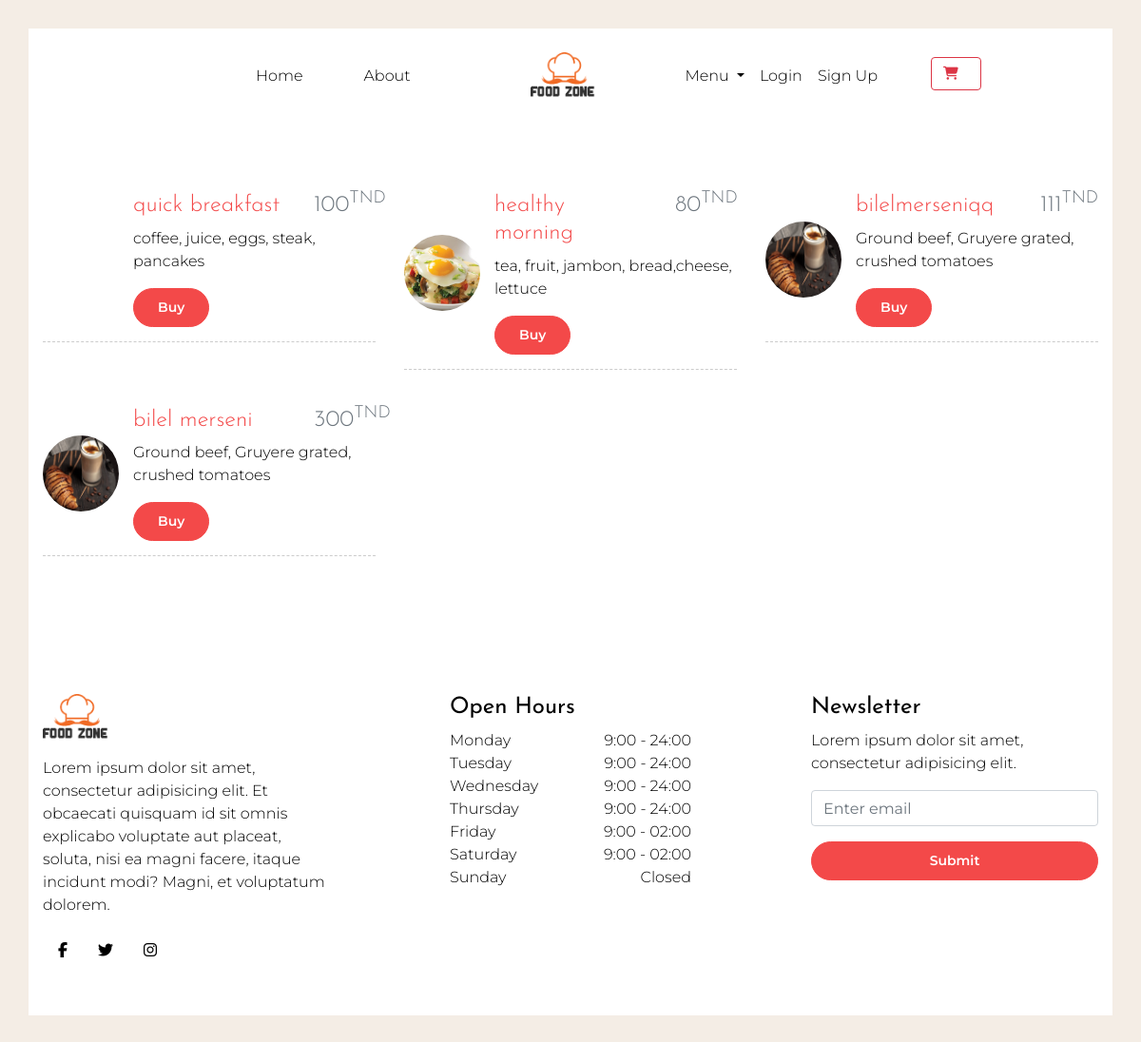
/breakfast.php, run on the app's committed database.
### tables this page shows
CREATE TABLE IF NOT EXISTS `produits` (
  `pid` int(11) NOT NULL AUTO_INCREMENT,
  `name` varchar(120) NOT NULL,
  `description` text NOT NULL,
  `price` int(10) NOT NULL,
  `file` text NOT NULL,
  `type` varchar(20) NOT NULL,
  PRIMARY KEY (`pid`)
);

### breakfast.php (the view, shortened to what this page needs)
<!DOCTYPE html>
<html lang="en">
<?php
$req = 'SELECT * FROM produits WHERE type="dinner" or type = "breakfast"';
$db = new BasesDonnees;
$pr = $db->connectDB();
$result = $pr->prepare($req);
$result->execute();
?>
<head>
    <link rel="stylesheet" href="vendor/bootstrap/bootstrap.min.css">
    <link rel="stylesheet" href="vendor/select2/select2.min.css">
    <link rel="stylesheet" href="vendor/owlcarousel/owl.carousel.min.css">
    <link rel="stylesheet" href="https://cdn.rawgit.com/noelboss/featherlight/1.7.13/release/featherlight.min.css">
    <link rel="stylesheet"
        href="https://cdnjs.cloudflare.com/ajax/libs/tempusdominus-bootstrap-4/5.0.1/css/tempusdominus-bootstrap-4.min.css">
    <link rel="stylesheet" href="https://cdnjs.cloudflare.com/ajax/libs/font-awesome/5.8.1/css/brands.css">
    <link rel="stylesheet" href="https://cdn.linearicons.com/free/1.0.0/icon-font.min.css">
    <link rel="stylesheet" href="https://use.fontawesome.com/releases/v5.8.1/css/all.css"
>
    <link rel="stylesheet" href="css/style.css">
</head>
<body id="Index" data-spy="scroll" data-target="#navbar" class="static-layout">
    <div class="boxed-page">
        <nav id="navbar-header" class="navbar navbar-expand-lg">
            <div class="container">
                <div class="collapse navbar-collapse justify-content-between" id="navbarSupportedContent">
                    <ul class="navbar-nav d-flex justify-content-between">
                        <li class="nav-item only-desktop">
                            <a class="nav-link" id="side-nav-open" href="#"></a>
                        </li>
                        <div class="d-flex flex-lg-row flex-column">
                            <li class="nav-item active mr-5">
                                <a class="nav-link" href="index.php">Home <span class="sr-only">(current)</span></a>
                            </li>
                            <li class="nav-item mr-5">
                                <a class="nav-link" href="index.php#about">About</a>
                            </li>
                        </div>
                    </ul>
                    <a class="navbar-brand navbar-brand-center d-flex align-items-center only-desktop" href="index.php">
                        <img src="img/logo.png" alt="">
                    </a>
                    <ul class="navbar-nav d-flex justify-content-between">
                        <div class="d-flex flex-lg-row flex-column">
                            <li class="nav-item dropdown">
                                <a class="nav-link dropdown-toggle" href="#" id="navbarDropdown" role="button"
                                    data-toggle="dropdown" aria-haspopup="true" aria-expanded="false">
                                    Menu
                                </a>
                            </li>
                            <?php
                            if(isset($_SESSION['name'])){
                            ?>
                            <li class="nav-item">
                            <img src="client/<?php echo $_SESSION['img']; ?>"  style="width:40px; height:40px; border-radius:50%;">
                            </li>
                            <li class="nav-item">
                                <a href="client/profil.php" class="nav-link"><?php echo $_SESSION['name']; ?></a>
                            </li>
                            <li class="nav-item dropdown">
                                <a class="nav-link" href="client/logout.php?logout">Logout</a>
                            </li>
                            <li class="nav-item ml-5">
                            <style>
                                .btn-outline-danger:hover {
                                    color:white !important;
                                }
                            </style>
                                <a href="listepanier.php" class="btn btn-outline-danger">
                                    <i class="fa fa-shopping-cart" style="opacity:1"></i>
                                    &nbsp;&nbsp;<span class="badge badge-sm-light" id="success"></span>
                                </a>
                            </li>
                            <?php }else {?>
                            <li class="nav-item">
                                <a class="nav-link" href="client/loginc.php">Login</a>
                            </li>
                            <li class="nav-item dropdown">
                                <a class="nav-link" href="client/register.php">Sign Up</a>
                            </li>
                            <li class="nav-item ml-5">
                                <a href="listepanier.php" class="btn btn-outline-danger">
                                    <i class="fa fa-shopping-cart" style="opacity:1"></i>
                                </a>
                            </li>
                            <?php } ?>
                        </div>
                    </ul>
                </div>
            </div>
        </nav>
<div class="container">
        <div class="row mt-5">
                    <?php
                    while ($data = $result->fetch()) {
                    ?>
                        <div class="col-lg-4 menu-wrap mt-4">
                            <div class="menus d-flex align-items-center">
                                <div class="menu-img rounded-circle">
                                    <img class="img-fluid" src="admin/uploads/<?php echo $data['file'] ?>" alt="">
                                </div>
                                <div class="text-wrap">
                                    <div class="row align-items-start">
                                        <div class="col-8">
                                            <h4><a href="prod_detail.php?id=<?php echo $data['pid'] ?>"><?php echo $data['name'] ?></a></h4>
                                        </div>
                                        <div class="col-4">
                                            <h4 class="text-muted menu-price"><?php echo $data['price'] ?><sup>TND</sup></h4>
                                        </div>
                                    </div>
                                    <p><?php echo $data['description']?></p>
                                    <button class="btn btn-primary mt-3 btn-for_jquery" id="id_<?php echo $data['pid'] ?>" >Buy</button>
                                </div>
                            </div>
                        </div>
                        <?php
                            }
                        ?>
         </div>
         </div>
                <footer class="mastfoot pb-5 bg-white section-padding pb-0">
            <div class="inner container">
                <div class="row">
                    <div class="col-lg-4">
                        <div class="footer-widget pr-lg-5 pr-0">
                            <img src="img/logo.png" class="img-fluid footer-logo mb-3" alt="">
                            <p>Lorem ipsum dolor sit amet, consectetur adipisicing elit. Et obcaecati quisquam id sit
                                omnis explicabo voluptate aut placeat, soluta, nisi ea magni facere, itaque incidunt
                                modi? Magni, et voluptatum dolorem.</p>
                            <nav class="nav nav-mastfoot justify-content-start">
                                <a class="nav-link" href="#">
                                    <i class="fab fa-facebook-f"></i>
                                </a>
                                <a class="nav-link" href="#">
                                    <i class="fab fa-twitter"></i>
                                </a>
                                <a class="nav-link" href="#">
                                    <i class="fab fa-instagram"></i>
                                </a>
                            </nav>
                        </div>
                    </div>
                    <div class="col-lg-4">
                        <div class="footer-widget px-lg-5 px-0">
                            <h4>Open Hours</h4>
                            <ul class="list-unstyled open-hours">
                                <li class="d-flex justify-content-between"><span>Monday</span><span>9:00 - 24:00</span>
                                </li>
                                <li class="d-flex justify-content-between"><span>Tuesday</span><span>9:00 - 24:00</span>
                                </li>
                                <li class="d-flex justify-content-between"><span>Wednesday</span><span>9:00 -
                                        24:00</span></li>
                                <li class="d-flex justify-content-between"><span>Thursday</span><span>9:00 -
                                        24:00</span></li>
                                <li class="d-flex justify-content-between"><span>Friday</span><span>9:00 - 02:00</span>
                                </li>
                                <li class="d-flex justify-content-between"><span>Saturday</span><span>9:00 -
                                        02:00</span></li>
                                <li class="d-flex justify-content-between"><span>Sunday</span><span> Closed</span></li>
                            </ul>
                        </div>
                    </div>
                    <div class="col-lg-4">
                        <div class="footer-widget pl-lg-5 pl-0">
                            <h4>Newsletter</h4>
                            <p>Lorem ipsum dolor sit amet, consectetur adipisicing elit.</p>
                            <form id="newsletter">
                                <div class="form-group">
                                    <input type="email" class="form-control" id="emailNewsletter"
                                        aria-describedby="emailNewsletter" placeholder="Enter email">
                                </div>
                                <button type="submit" class="btn btn-primary w-100">Submit</button>
                            </form>
                        </div>
                    </div>
                </div>
            </div>
        </footer>
    </div>
</body>
</html

### css/style.css (style rules this page uses)
html { overflow-x: hidden; }
body#Index { font-family: 'Montserrat', sans-serif; font-weight: 300; color: #000; background-color: #f4ede5; }
.h1, .h2, .h3, .h4, .h5, .h6, h1, h2, h3, h4, h5, h6 { font-family: 'Josefin Sans', sans-serif; font-weight: 400; }
.bg-white { background-color: #fff; }
a { color: #f34949; }
.boxed-page { position: relative; border-color: #ededed; background-color: #fff; }
.boxed-page .section-padding { padding-top: 65px; padding-bottom: 65px; }
@media (min-width: 992px) { .boxed-page .section-padding { padding-top: 130px; padding-bottom: 130px; } }
@media (min-width: 1200px) { .boxed-page { margin: 30px; } }
.navbar-brand-center { padding-left: 70px; padding-right: 70px; }
.navbar-brand-center img { height: 50px; }
.footer-logo { height: 50px; }
.nav-link { color: #000; }
#navbar-header { height: 100px; }
@media (min-width: 1024px) { #navbar-header .navbar-nav { width: 50%; } }
.btn { font-size: 14px; font-weight: 600; }
.btn-primary { display: inline-block; background-color: #f34949; border-color: #f34949; color: #fff; border-radius: 30px; padding: 9px 25px; text-transform: capitalize; -webkit-transition: all 0.3s ease 0s; -moz-transition: all 0.3s ease 0s; -o-transition: all 0.3s ease 0s; transition: all 0.3s ease 0s; }
.menu-img { overflow: hidden; height: 80px; width: 80px; }
.menu-img img { transition: all .5s ease; height: 100%; object-fit: cover; }
.menu-price { text-align: right; }
.menus { padding-bottom: 15px; margin-bottom: 15px; border-bottom: 1px dashed #ccc; }
.menus p, .menus h3 { margin-bottom: 0; }
.menus .text-wrap { width: calc(100% - 95px); margin-left: 15px; }
.menus .text-wrap h4 { font-weight: 300; }

### data on the page
produits: name "quick breakfast", price "100", description "coffee, juice, eggs, steak, pancakes"
produits: file (picture), name "healthy morning", price "80", description "tea, fruit, jambon, bread,cheese, lettuce"
produits: file (picture), name "bilelmerseniqq", price "111", description "Ground beef, Gruyere grated, crushed tomatoes"
produits: file (picture), name "bilel merseni", price "300", description "Ground beef, Gruyere grated, crushed tomatoes"
